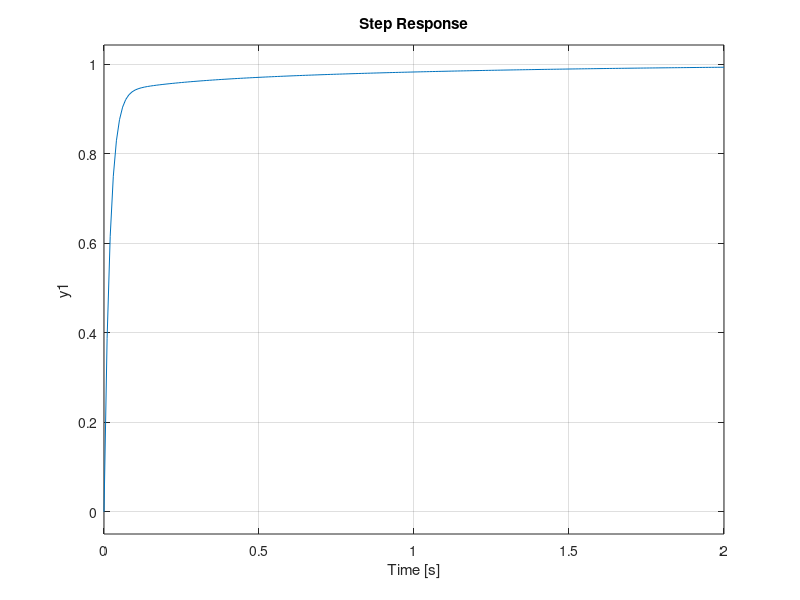

Here is the MATLAB script that generated this plot:
num=1;
den=[1 10 20];
plant=tf(num, den);
kp=340;
ki=300;
kd=50;
contr = tf([kd kp ki],[1 0]);
sys_cl=feedback(contr*plant,1);
t=0:0.01:2;
step(sys_cl,t);
